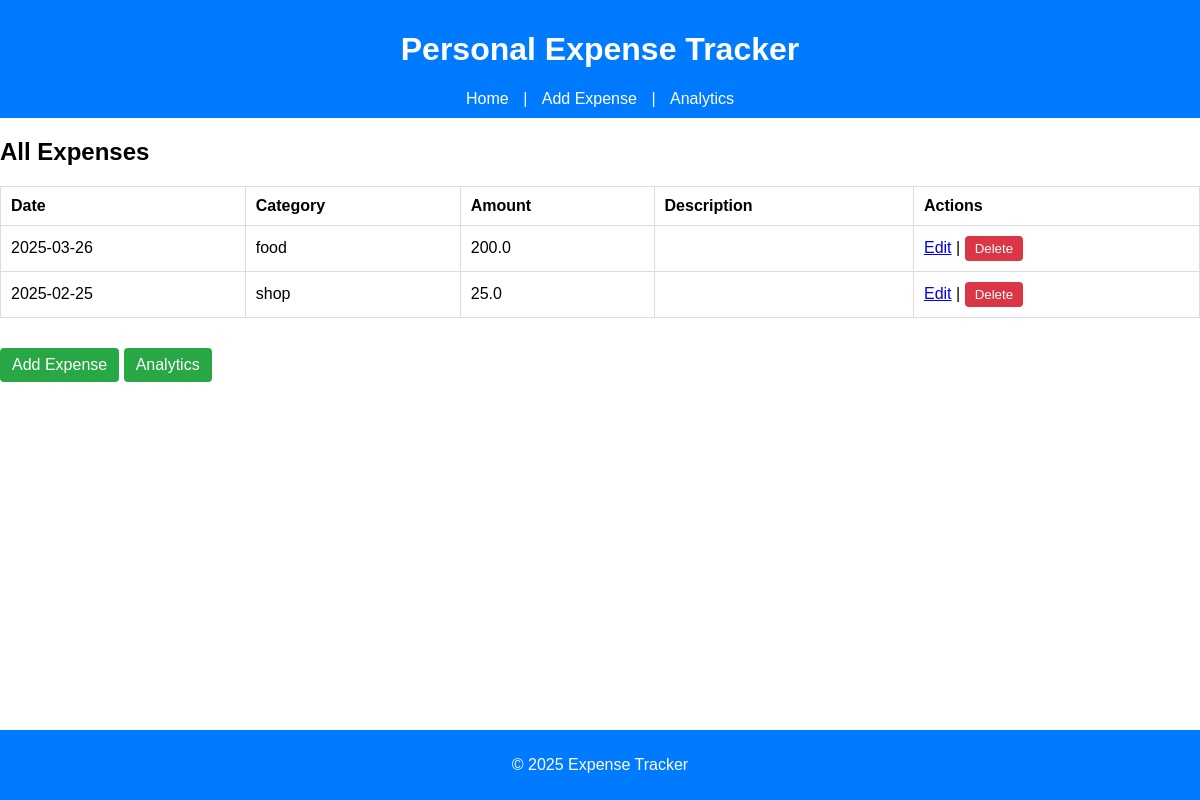
The page / on the database its author committed.
### tables this page shows
CREATE TABLE expenses (
                            id INTEGER PRIMARY KEY AUTOINCREMENT,
                            date TEXT,
                            category TEXT,
                            amount REAL,
                            description TEXT);

### app.py (the view)
@app.route('/')
def index():
    with sqlite3.connect(DATABASE) as conn:
        cursor = conn.cursor()
        cursor.execute('SELECT * FROM expenses')
        expenses = cursor.fetchall()
    return render_template('index.html', expenses=expenses)

### templates/index.html
{% extends 'base.html' %}
{% block content %}
<h2>All Expenses</h2>
<table>
    <tr>
        <th>Date</th>
        <th>Category</th>
        <th>Amount</th>
        <th>Description</th>
        <th>Actions</th>
    </tr>
    {% for expense in expenses %}
    <tr>
        <td>{{ expense[1] }}</td>
        <td>{{ expense[2] }}</td>
        <td>{{ expense[3] }}</td>
        <td>{{ expense[4] }}</td>
        <td>
            <a href="{{ url_for('edit_expense', expense_id=expense[0]) }}">Edit</a> |
            <form action="{{ url_for('delete_expense', expense_id=expense[0]) }}" method="post" style="display:inline;">
                <button type="submit">Delete</button>
            </form>
        </td>
    </tr>
    {% endfor %}
</table>
<a href="{{ url_for('add_expense') }}" class="link-button">Add Expense</a>
<a href="{{ url_for('analytics') }}" class="link-button">Analytics</a>
{% endblock %}

### static/styles.css (style rules this page uses)
body { font-family: Arial, sans-serif; margin: 0; padding: 0; background-color: white; }
table { width: 100%; border-collapse: collapse; margin: 20px 0; }
table, th, td { border: 1px solid #ddd; }
th, td { padding: 10px; text-align: left; }
button { background-color: #dc3545; color: white; border: none; padding: 5px 10px; cursor: pointer; border-radius: 4px; }
.link-button { display: inline-block; margin-top: 10px; background-color: #28a745; color: white; padding: 8px 12px; text-decoration: none; border-radius: 4px; }

### rows shown on the page
expenses: date "2025-03-26", category "food", amount "200.0"
expenses: date "2025-02-25", category "shop", amount "25.0"
